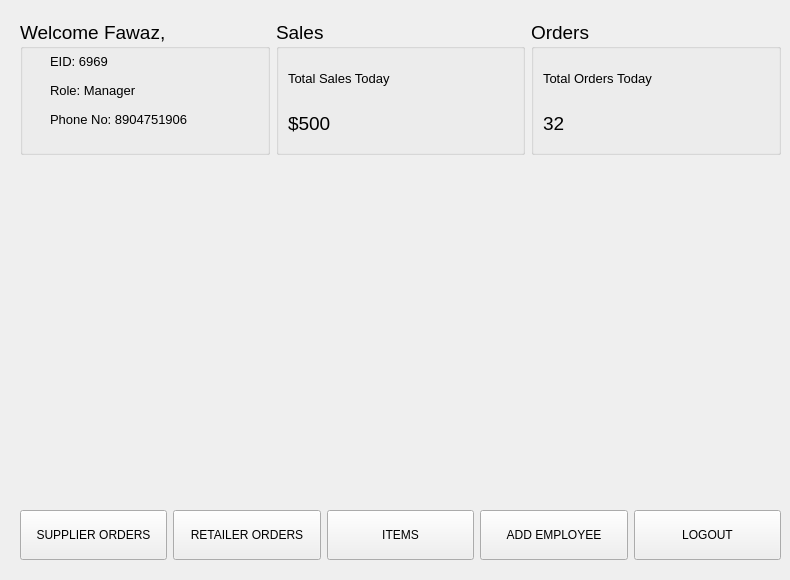
    <widget class="QWidget" name="page_2">
     <widget class="QWidget" name="horizontalLayoutWidget_2">
      <property name="geometry">
       <rect>
        <x>20</x>
        <y>20</y>
        <width>761</width>
        <height>135</height>
       </rect>
      </property>
      <layout class="QHBoxLayout" name="horizontalLayout_11">
       <item>
        <widget class="QGroupBox" name="groupBox">
         <property name="font">
          <font>
           <pointsize>14</pointsize>
          </font>
         </property>
         <property name="styleSheet">
          <string notr="true"/>
         </property>
         <property name="title">
          <string>Welcome Fawaz,</string>
         </property>
         <widget class="QWidget" name="verticalLayoutWidget">
          <property name="geometry">
           <rect>
            <x>30</x>
            <y>30</y>
            <width>191</width>
            <height>81</height>
           </rect>
          </property>
          <layout class="QVBoxLayout" name="verticalLayout">
           <item>
            <widget class="QLabel" name="label_2">
             <property name="font">
              <font>
               <pointsize>10</pointsize>
              </font>
             </property>
             <property name="text">
              <string>EID: 6969</string>
             </property>
            </widget>
           </item>
           <item>
            <widget class="QLabel" name="label_3">
             <property name="font">
              <font>
               <pointsize>10</pointsize>
              </font>
             </property>
             <property name="text">
              <string>Role: Manager</string>
             </property>
            </widget>
           </item>
           <item>
            <widget class="QLabel" name="label_4">
             <property name="font">
              <font>
               <pointsize>10</pointsize>
              </font>
             </property>
             <property name="text">
              <string>Phone No: 8904751906</string>
             </property>
            </widget>
           </item>
          </layout>
         </widget>
        </widget>
       </item>
       <item>
        <widget class="QGroupBox" name="groupBox_2">
         <property name="font">
          <font>
           <pointsize>14</pointsize>
          </font>
         </property>
         <property name="title">
          <string>Sales</string>
         </property>
         <layout class="QHBoxLayout" name="horizontalLayout_12">
          <item>
           <layout class="QVBoxLayout" name="verticalLayout_12">
            <item>
             <widget class="QLabel" name="label_5">
              <property name="font">
               <font>
                <pointsize>10</pointsize>
               </font>
              </property>
              <property name="text">
               <string>Total Sales Today</string>
              </property>
              <property name="alignment">
               <set>Qt::AlignLeading|Qt::AlignLeft|Qt::AlignVCenter</set>
              </property>
             </widget>
            </item>
            <item>
             <widget class="QLabel" name="label_6">
              <property name="font">
               <font>
                <pointsize>14</pointsize>
               </font>
              </property>
              <property name="text">
               <string>$500</string>
              </property>
              <property name="alignment">
               <set>Qt::AlignLeading|Qt::AlignLeft|Qt::AlignVCenter</set>
              </property>
             </widget>
            </item>
           </layout>
          </item>
         </layout>
        </widget>
       </item>
       <item>
        <widget class="QGroupBox" name="groupBox_3">
         <property name="font">
          <font>
           <pointsize>14</pointsize>
          </font>
         </property>
         <property name="title">
          <string>Orders</string>
         </property>
         <layout class="QHBoxLayout" name="horizontalLayout_13">
          <item>
           <layout class="QVBoxLayout" name="verticalLayout_13">
            <item>
             <widget class="QLabel" name="label_8">
              <property name="font">
               <font>
                <pointsize>10</pointsize>
               </font>
              </property>
              <property name="text">
               <string>Total Orders Today</string>
              </property>
              <property name="alignment">
               <set>Qt::AlignLeading|Qt::AlignLeft|Qt::AlignVCenter</set>
              </property>
             </widget>
            </item>
            <item>
             <widget class="QLabel" name="label_9">
              <property name="font">
               <font>
                <pointsize>14</pointsize>
               </font>
              </property>
              <property name="text">
               <string>32</string>
              </property>
              <property name="alignment">
               <set>Qt::AlignLeading|Qt::AlignLeft|Qt::AlignVCenter</set>
              </property>
             </widget>
            </item>
           </layout>
          </item>
         </layout>
        </widget>
       </item>
      </layout>
     </widget>
     <widget class="QWidget" name="horizontalLayoutWidget_6">
      <property name="geometry">
       <rect>
        <x>20</x>
        <y>500</y>
        <width>761</width>
        <height>71</height>
       </rect>
      </property>
      <layout class="QHBoxLayout" name="horizontalLayout_20">
       <item>
        <widget class="QPushButton" name="pushButton_11">
         <property name="minimumSize">
          <size>
           <width>0</width>
           <height>50</height>
          </size>
         </property>
         <property name="text">
          <string>SUPPLIER ORDERS</string>
         </property>
        </widget>
       </item>
       <item>
        <widget class="QPushButton" name="pushButton_12">
         <property name="minimumSize">
          <size>
           <width>0</width>
           <height>50</height>
          </size>
         </property>
         <property name="text">
          <string>RETAILER ORDERS</string>
         </property>
        </widget>
       </item>
       <item>
        <widget class="QPushButton" name="pushButton_13">
         <property name="minimumSize">
          <size>
           <width>0</width>
           <height>50</height>
          </size>
         </property>
         <property name="text">
          <string>ITEMS</string>
         </property>
        </widget>
       </item>
       <item>
        <widget class="QPushButton" name="pushButton_16">
         <property name="minimumSize">
          <size>
           <width>0</width>
           <height>50</height>
          </size>
         </property>
         <property name="text">
          <string>ADD EMPLOYEE</string>
         </property>
        </widget>
       </item>
       <item>
        <widget class="QPushButton" name="pushButton_26">
         <property name="minimumSize">
          <size>
           <width>0</width>
           <height>50</height>
          </size>
         </property>
         <property name="text">
          <string>LOGOUT</string>
         </property>
        </widget>
       </item>
      </layout>
     </widget>
    </widget>
